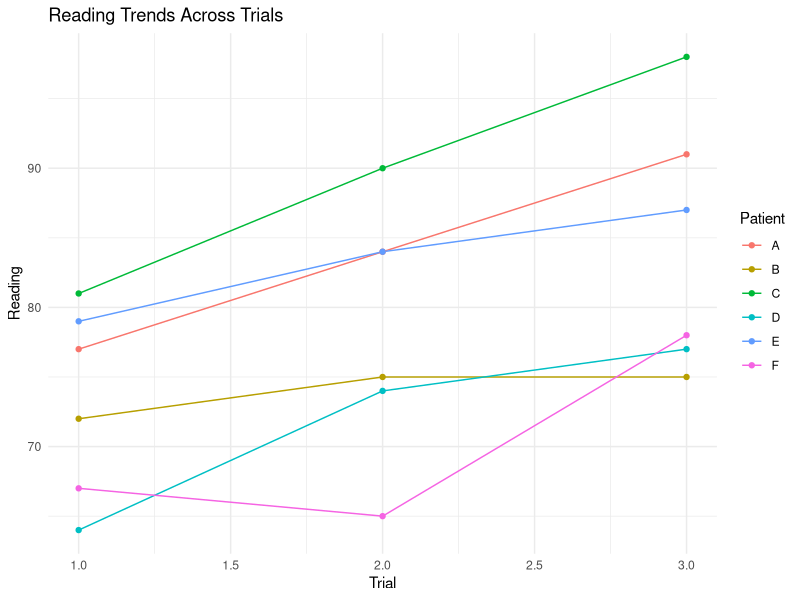
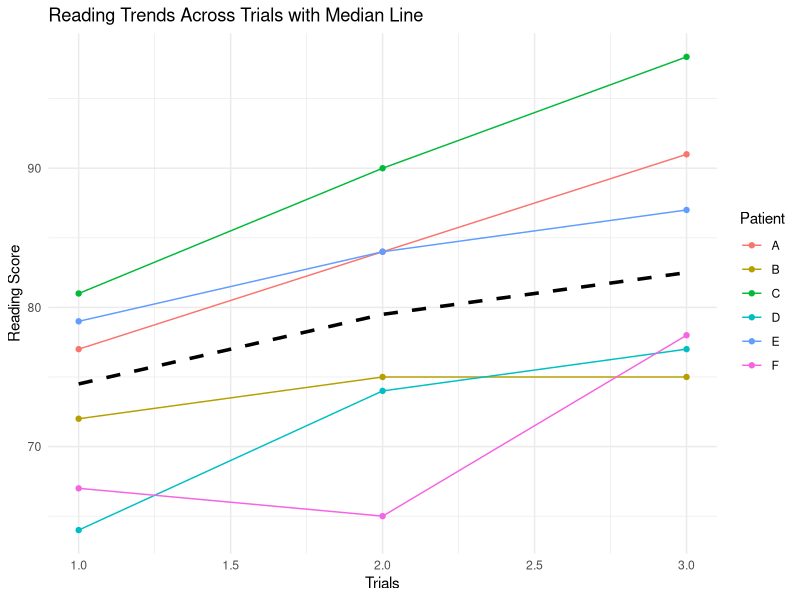

The R script that drew these images, in order:
## ---- chunk 1
library(here)
library(tidyverse)
library(readr)
library(ggplot2)

patients <- read_csv(here("Data", "Patient Data.csv"))

patients <- patients %>%
  mutate(patient = str_replace(patient, "Patient ", ""))
## ---- chunk 2
patients_tidy <- patients %>%
  pivot_longer(
    cols = -patient,        # All columns except 'patient'
    names_to = "trial",     # New column for trial names
    values_to = "reading"   # New column for values
  )
## ---- chunk 3
patients_tidy <- patients_tidy %>%
  mutate(trial = str_remove(trial, "reading\\."))
## ---- chunk 4
ggplot(patients_tidy, aes(x = as.numeric(trial), y = reading, group = patient, color = patient)) +
  geom_line() +
  geom_point() +
  labs(
    title = "Reading Trends Across Trials",
    x = "Trial",
    y = "Reading",
    color = "Patient"
  ) +
  theme_minimal()
## ---- chunk 5
# Calculate the median reading per trial
median_trend <- patients_tidy %>%
  group_by(trial) %>%
  summarize(median_reading = median(reading, na.rm = TRUE))

# Plot with individual lines + median trend line
ggplot(patients_tidy, aes(x = as.numeric(trial), y = reading, group = patient, color = patient)) +
  geom_line() +
  geom_point() +
  geom_line(data = median_trend, aes(x = as.numeric(trial), y = median_reading),
            color = "black", linewidth = 1.2, linetype = "dashed", inherit.aes = FALSE) +
  labs(
    title = "Reading Trends Across Trials with Median Line",
    x = "Trials",
    y = "Reading Score",
    color = "Patient"
  ) +
  theme_minimal()
## ---- chunk 6
# Step 1: Read in the data (assuming it's a CSV file)
williams <- read_csv(here("Data", "Williams Study Data.csv"))

# Step 2: Define the regex pattern for valid emails
valid_email_regex <- "^[[:alnum:]._-]+@[[:alnum:].-]+\\.[[:alpha:]]{2,}$"

# Filter for problematic emails
problem_emails <- williams %>%
  filter(!str_detect(`Email Address`, valid_email_regex))

# View the bad emails
problem_emails %>%
  select(`Email Address`)
## ---- chunk 7
# Get problem emails with line number
problem_emails <- williams %>%
  mutate(row_number = row_number()) %>%  # Add line number
  filter(!str_detect(`Email Address`, valid_email_regex)) %>%
  select(row_number, `Identification Number`, `Email Address`)

problem_emails
## ---- chunk 8
# Identify rows where Identification Number starts with "552"
students_552 <- williams %>%
  mutate(row_number = row_number()) %>%  # Add line number
  filter(str_detect(as.character(`Identification Number`), "^552")) %>%
  select(row_number, `Identification Number`)

students_552
